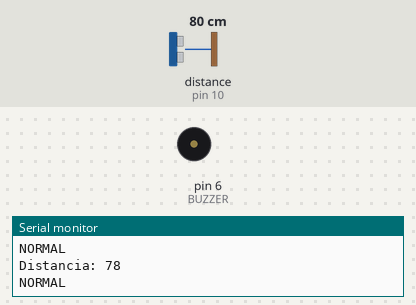
Simulated run of this sketch. Board: Arduino Uno, built with avr-gcc and run on an emulated ATmega328P. Parts: buzzer (waves = sounding, pin HIGH), the last lines printed to the serial monitor. Wiring (inferred from the names in the program): ultrasonic range finder: trigger pin 9; echo pin 10. The inputs (shaded band) are chosen by the test bench; at power-on: distance to the obstacle (sensor on pin 10) 80 cm. The echo pulse lasts 58.3 µs per cm; pins used as bus, display or sensor lines are not drawn.

Above: at 1.3 s.
1.4 s: distance to the obstacle (sensor on pin 10) set to 23 cm
2.9 s: distance to the obstacle (sensor on pin 10) set to 20 cm
At 3.6 s:
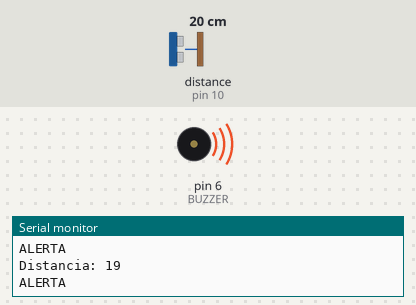
4.5 s: distance to the obstacle (sensor on pin 10) set to 35 cm
At 5.0 s:
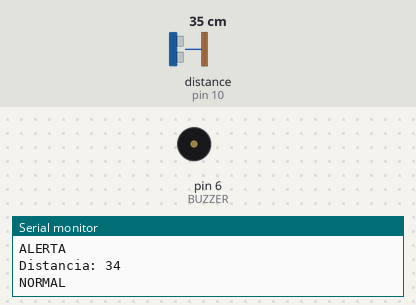
6.0 s: distance to the obstacle (sensor on pin 10) set to 2 cm
At 6.3 s:
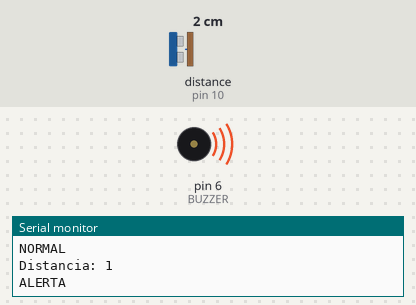
Timing chart, 0 to 8.5 s (numbered marks = the images above; inputs shaded):
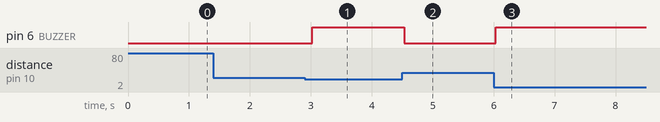

The sketch:

alarma_proximidad.ino
```cpp
#define TRIG 9
#define ECHO 10
#define BUZZER 6

long duracion;
int distancia;

void setup() {

  pinMode(TRIG, OUTPUT);
  pinMode(ECHO, INPUT);
  pinMode(BUZZER, OUTPUT);

  Serial.begin(9600);
}

void loop() {

  digitalWrite(TRIG, LOW);
  delayMicroseconds(2);

  digitalWrite(TRIG, HIGH);
  delayMicroseconds(10);

  digitalWrite(TRIG, LOW);

  duracion = pulseIn(ECHO, HIGH);

  distancia = duracion * 0.034 / 2;

  Serial.print("Distancia: ");
  Serial.println(distancia);

  if (distancia <= 20) {

    digitalWrite(BUZZER, HIGH);

    Serial.println("ALERTA");

  } else {

    digitalWrite(BUZZER, LOW);

    Serial.println("NORMAL");
  }

  delay(500);
}
```

Measured:
- the behaviour switches between 22 and 21 cm on distance to the obstacle (sensor on pin 10) (found by bisection; images 0 and 1)
- after the input at 2.9 s, pin 6 (BUZZER): LOW → HIGH after 0.12 s
- after the input at 4.5 s, pin 6 (BUZZER): HIGH → LOW at once
- after the input at 6.0 s, pin 6 (BUZZER): LOW → HIGH at once
